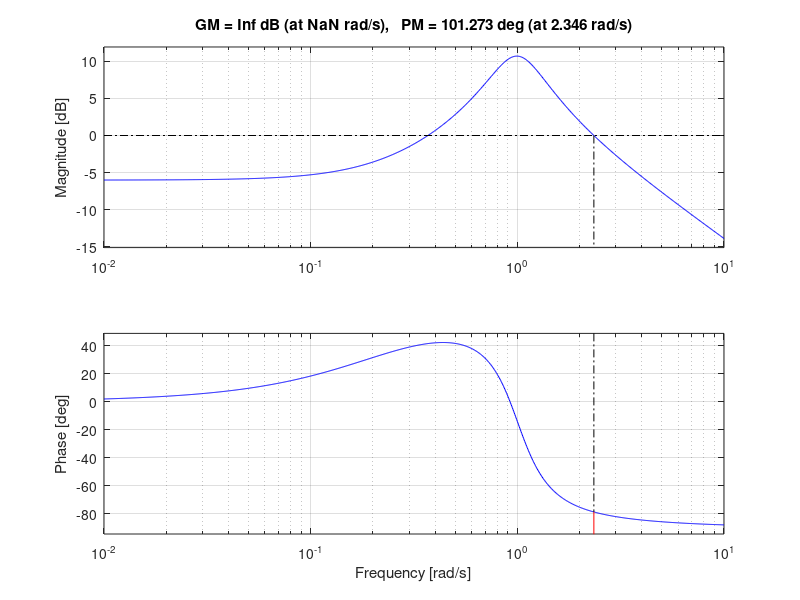

Write the MATLAB code that produced this figure.
A=[0 1;1 0]
B=[1;0]
Wc=ctrb(A,B);
rank(Wc)
p=[1 1.4 1];
L=place(A,B,roots(p));
s=tf('s');
P=1/(s^2+0.6*s+1);

bode(P)
grid;
nyquist(P)
step(P)
C=0.5*(1+4*s);
margin(C*P);
CLSYS=feedback(C*P,1)
CLSYS=minreal(C*P/(1+C*P))
